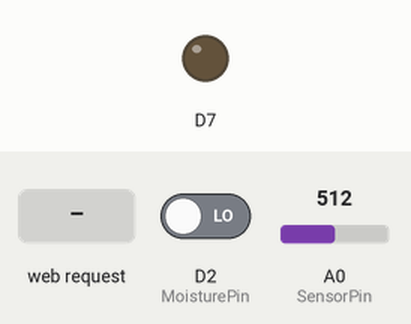
Simulated run of this sketch. Board: ESP8266 (NodeMCU). Shown: output pins drawn as LEDs (lit = HIGH). The inputs (shaded band) are chosen by the test bench; at power-on: D2 (MoisturePin) LOW, A0 (SensorPin) = 512. WiFi joins after 1.5 s; servers stay silent unless stated; what the sketch prints to the serial monitor is not drawn.

Above: at 2.7 s.
2.8 s: HTTP request GET / received
At 3.5 s:
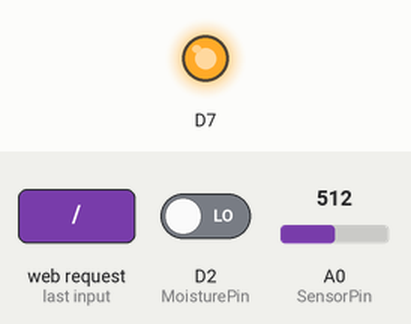
Timing chart, 0 to 5.8 s (numbered marks = the images above; inputs shaded):
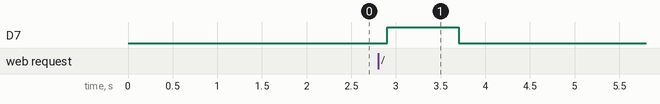

Measured:
- after the input at 2.8 s, D7: LOW → HIGH after 0.10 s, → LOW 0.80 s later

The sketch:

Moisture_ph_sensor__code.ino
```cpp
#include <ESP8266WiFi.h>
#include <ESP8266WebServer.h>


const char *ssid = "Home dg";    // Replace with your WiFi SSID
const char *password = "dhruv123"; // Replace with your WiFi password

#define SensorPin A0       // the pH meter Analog output is connected with the Arduino’s Analog
#define MoisturePin D2     // the moisture sensor is connected to digital pin D2

unsigned long int avgValue;  // Store the average value of the sensor feedback
float b;
int buf[10], temp;

ESP8266WebServer server(80);

void setup() {
  pinMode(13, OUTPUT);
  Serial.begin(9600);

  // Connect to Wi-Fi
  WiFi.begin(ssid, password);
  while (WiFi.status() != WL_CONNECTED) {
    delay(250);
    Serial.print(".");
  }
  Serial.println("");
  Serial.println("WiFi connected");

  // Define web server routes
  server.on("/", HTTP_GET, handleRoot);

  // Start server
  server.begin();
}

void loop() {
  server.handleClient();
}

void handleRoot() {
  // Read pH sensor values
  for (int i = 0; i < 10; i++) {
    buf[i] = analogRead(SensorPin);
    delay(10);
  }

  // Sort the analog values
  for (int i = 0; i < 9; i++) {
    for (int j = i + 1; j < 10; j++) {
      if (buf[i] > buf[j]) {
        temp = buf[i];
        buf[i] = buf[j];
        buf[j] = temp;
      }
    }
  }

  avgValue = 0;
  for (int i = 2; i < 8; i++) {
    avgValue += buf[i];
  }

  float phValue = (float)avgValue * 5.0 / 1024 / 6;

  // Read moisture sensor value
  int moistureValue = digitalRead(MoisturePin);

    // Determine soil moisture condition
  String soilCondition;
  String soilCondition_2;
  if (moistureValue == 0) {
    soilCondition = "Moisture Content is good";
  } else {
    soilCondition = "Moisture Content is low";
  }

  if ((5.5 < (phValue)) && ((phValue) < 7)) {
    soilCondition_2 = "Soil is neutral";
  } else if ((phValue) >= 7) {
    soilCondition_2 = "Soil is too basic";
  } else {
    soilCondition_2 = "Soil is too acidic";
  }

  digitalWrite(13, HIGH);
  delay(800);
  digitalWrite(13, LOW);

  String html = "<html><head>";
  html += "<meta http-equiv='refresh' content='5'>";  // Automatic refresh every 5 seconds
  html += "</head><body>";
  html += "<h1>pH Reading:</h1>";
  html += "<p>" + String(phValue, 2) + "</p>";
  html += "<h1>Soil Condition:</h1>";
  html += "<h5>Moisture Reading:</h5>";
  html += "<p>" + soilCondition + "</p>";
  html += "<h5>pH Value:</h5>";
  html += "<p>" + soilCondition_2 + "</p>";
  html += "</body></html>";

  server.send(200, "text/html", html);
}
```
